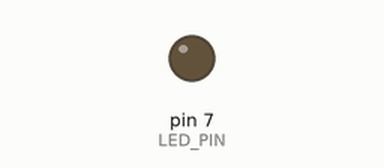
Recording of a sketch running on a simulated Arduino Uno, built with avr-gcc and run on an emulated ATmega328P. Parts: output pins drawn as LEDs (lit = HIGH). Dashed ring = blinking. At 2.2 s the program stops and its outputs stay as they are.

Above: at 0.5 s.
At 1.95 s:
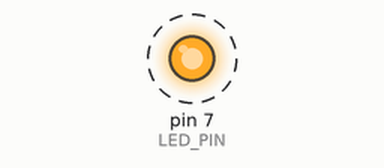
Timing chart, 0 to 3.0 s (numbered marks = the images above):
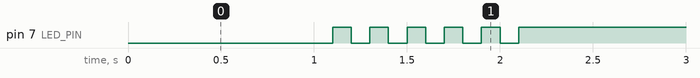

Measured:
- by itself, pin 7 (LED_PIN): alternates HIGH for 0.10 s and LOW for 0.10 s, 11 changes in all, then stays HIGH

The sketch:

05P12.ino
```cpp
#define LED_PIN 7

#define LED_BLINKS 5

void setup() {
  pinMode(LED_PIN, OUTPUT);
}

void loop() {
  digitalWrite(LED_PIN, 0);
  delay(1000);

  for (int i = 0; i <= LED_BLINKS; i++) {
    digitalWrite(LED_PIN, 0);
    delay(100);
    digitalWrite(LED_PIN, 1);
    delay(100);
  }
  while(1) {
    digitalWrite(LED_PIN, 1);
  }
}
```
